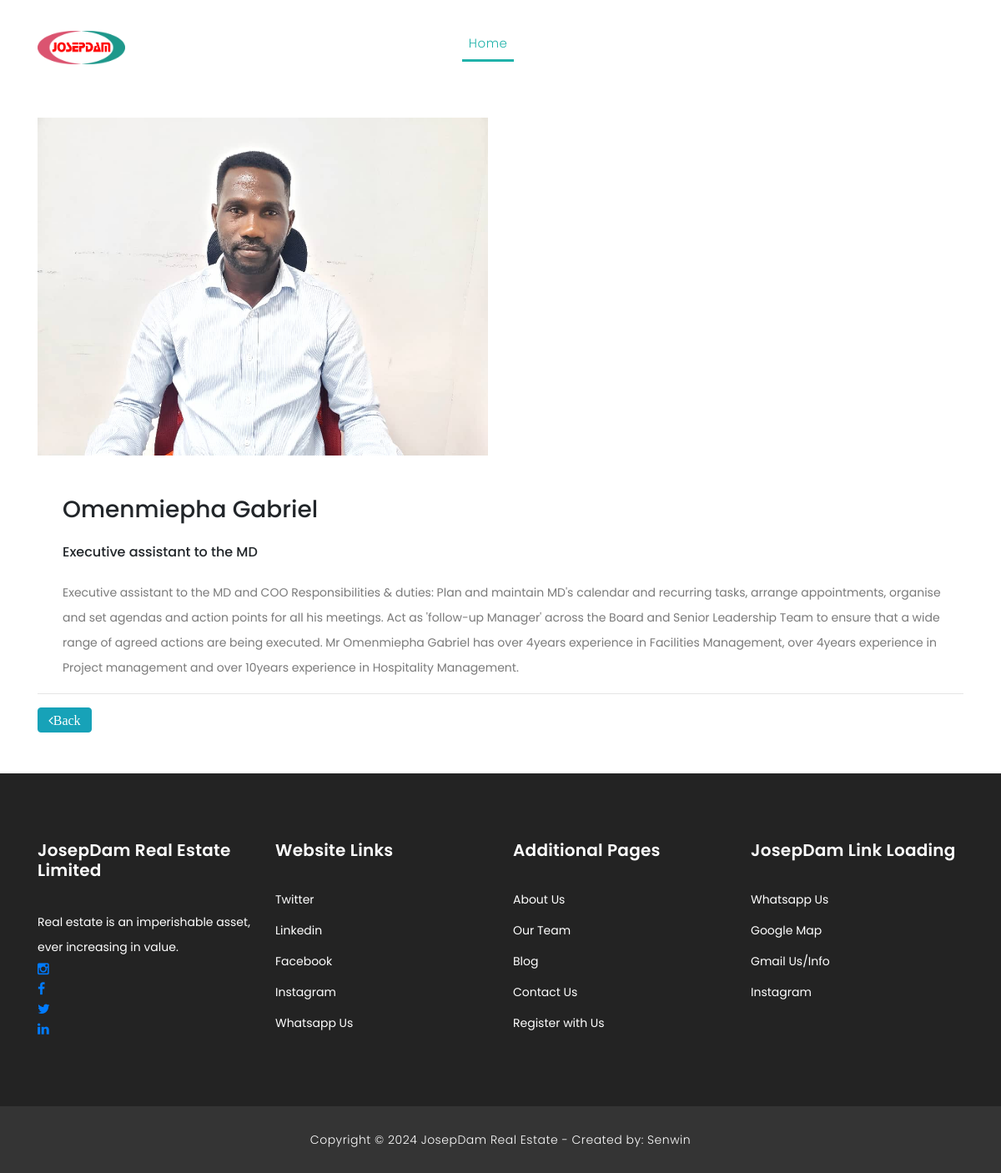
The page /article_team/1/ on the database as committed earlier.
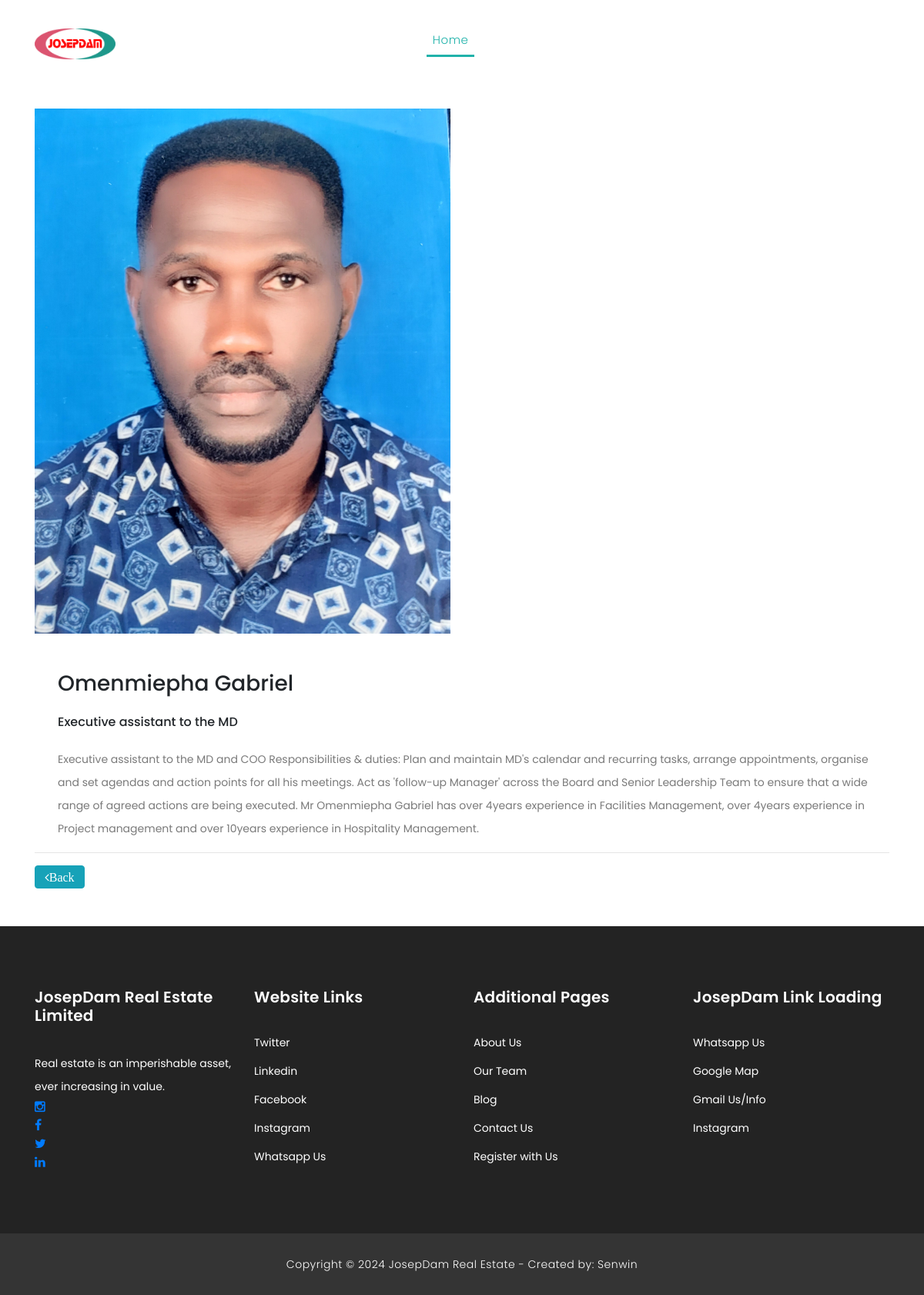
The same page on the database as committed later.
### josepdam/models.py (models this page shows, shortened)
class TeamsPost (models.Model):
    worker_name = models.CharField (max_length = 200, blank=True, null=True)
    worker_position = models.CharField (max_length = 200, blank=True, null=True)
    worker_description = models.TextField()
    worker_img = models.ImageField(upload_to='images')
    slug = models.SlugField (max_length=25)
    publish_date = models.DateTimeField (auto_now_add= True)
    author = models.ForeignKey(User, on_delete=models.CASCADE)
    class Meta:
        ordering =['-publish_date']

### josepdam/views.py (the view, shortened to what this page needs)
# urls.py: path('article_team/<int:pk>/', ArticleTeamDetailView.as_view(), name="detail-team"),
class ArticleTeamDetailView(DetailView):
    model = TeamsPost
    template_name = 'josep/article_team_detail.html'

### templates/josep/article_team_detail.html (shortened to what this page needs)
{% extends "base.html" %}
{% load static %}
{% block content%}
    <div class="page-headingdddddd header-text">
        <div class="container">
          <div class="row">
            <div class="col-md-12">
              <h1> <small><del></small> <sup>$</sup>{{ object.price }}</h1>
            </div>
          </div>
        </div>
      </div>
    <div class="services">
      <div class="container">
        <div class="row">
          <div class="col-md-6">
            <div>
              {% if object.worker_img %}
              <img src="{{ object.worker_img.url }}" alt="" class="img-fluid wc-image">
              {% endif %}
            </div> <br>
          </div>
        </div> <br>
        <div class="tabs-content" style="display: block;">
          <h3>{{ object.worker_name }}</h3><br>
          <h6>{{ object.worker_position }}</h6><br>
          <p>{{ object.worker_description|truncatechars:9000 }}</p>
        </div> <hr>
        <span>
           <a href="{% url 'team' %}" class="btn btn-info"><i class="fa fa-angle-left">Back</i></a>
        </span>
          <div class="col-lg-3">
          </div>
        </div>
        <br>
        <br>
      </div>
{% endblock %}

### templates/base.html (shortened to what this page needs)
{% load static %}
<html lang="en">
  <head>
    <link href="{% static 'vendor/bootstrap/css/bootstrap.min.css' %}" rel="stylesheet">
    <link rel="stylesheet" href="{% static 'assets/css/fontawesome.css' %}">
    <link rel="stylesheet" href="{% static 'assets/css/style.css' %}">
    <link rel="stylesheet" href="{% static 'assets/css/owl.css' %}">
  </head>
  <body>
    <header class="">
      <nav class="navbar navbar-expand-lg">
        <div class="container">
          <a class="navbar-brand" href="{% url 'home'%}"><img src="{% static 'assets/images/LOGO.png' %}" width="105" height="40"/></a>
          <div class="collapse navbar-collapse" id="navbarResponsive">
            <ul class="navbar-nav ml-auto">
              <li class="nav-item active">
                <a class="nav-link" href="{% url 'home'%}">Home
                </a>
              </li>
              <li class="nav-item dropdown">
                <a class="dropdown-toggle nav-link" data-toggle="dropdown" href="#" role="button" aria-haspopup="true" aria-expanded="false">About</a>
              </li>
              <li class="nav-item dropdown">
                <a class="dropdown-toggle nav-link" data-toggle="dropdown" href="#" role="button" aria-haspopup="true" aria-expanded="false">Team</a>
              </li>
              <li clas  s="nav-item">
                <a class="nav-link" href="{% url 'contact' %}">Contact Us</a>
              </li>
              <li class="nav-item dropdown">
                <a class="dropdown-toggle nav-link" data-toggle="dropdown" href="#" role="button" aria-haspopup="true" aria-expanded="false">Blog</a>
              </li>
              <li class="nav-item dropdown">
                <a class="dropdown-toggle nav-link" data-toggle="dropdown" href="#" role="button" aria-haspopup="true" aria-expanded="false">Register</a>
            </li>
            </ul>
          </div>
        </div>
      </nav>
    </header>
    {% block content %}
    {% endblock %}
    <footer>
        <div class="container">
          <div class="row">
            <div class="col-md-3 footer-item">
              <a href=" "><h4>JosepDam Real Estate Limited</h4></a>
              <p>Real estate is an imperishable asset, ever increasing in value.</p>
              <ul class="social--icons">
                <li><a rel="nofollow" href="https://accountscenter.instagram.com/profiles/" target="_blank"><i class="fa fa-instagram"></i></a></li>
                <li><a href="https://www.facebook.com/profile.php?id=61557607804689"><i class="fa fa-facebook"></i></a></li>
                <li><a href="https://twitter.com/Josepdamreal"><i class="fa fa-twitter"></i></a></li>
                <li><a href="https://www.linkedin.com/in/josepdam-real-estate-801810300/"><i class="fa fa-linkedin"></i></a></li>
              </ul>
            </div>
            <div class="col-md-3 footer-item">
              <a href=" "><h4>Website Links</h4><a/>
              <ul class="menu-list">
                <li><a href="https://twitter.com/Josepdamreal">Twitter</a></li>
                <li><a href="https://www.linkedin.com/in/josepdam-real-estate-801810300/">Linkedin</a></li>
                <li><a href="https://www.facebook.com/profile.php?id=61557607804689">Facebook</a></li>
                <li><a href="https://accountscenter.instagram.com/profiles/">Instagram</a></li>
                <li><a href="https://wa.me/+2348106941149?text=Hi JosepDam ?">Whatsapp Us</a></li>
              </ul>
            </div>
            <div class="col-md-3 footer-item">
              <a href="{% url 'signup' %}"><h4>Additional Pages</h4></a>
              <ul class="menu-list">
                <li><a href="{% url 'about' %}">About Us</a></li>
                <li><a href="{% url 'team' %}">Our Team</a></li>
                <li><a href="{% url 'blog' %}">Blog</a></li>
                <li><a href="{% url 'contact' %}">Contact Us</a></li>
                <li><a href="{% url 'signup' %}">Register with Us</a></li>
              </ul>
            </div>
            <div class="col-md-3 footer-item last-item">
                <a href=" "><h4>JosepDam Link Loading</h4><a/>
                <ul class="menu-list">
                  <li><a href="https://wa.me/+2348106941149?text=Hi JosepDam ?">Whatsapp Us</a></li>
                  <li><a href="https://maps.app.goo.gl/uNNsbrMFuA9V3HN36">Google Map</a></li>
                  <li><a href="mailto:info@josepdam.com">Gmail Us/Info  </a></li>
                  <li><a href="https://accountscenter.instagram.com/profiles/">Instagram</a></li>
                </ul>
            </div>
          </div>
        </div>
      </footer>
      <div class="sub-footer">
        <div class="container">
          <div class="row">
            <div class="col-md-12">
              <p>
                  Copyright © 2024 JosepDam Real Estate
                  - Created by: <a href="https://udsen.pythonanywhere.com/">Senwin</a>
              </p>
            </div>
          </div>
        </div>
      </div>
    </body>
  </html>

### static/assets/css/style.css (style rules this page uses)
body { font-family: 'Poppins', sans-serif; overflow-x: hidden; text-rendering: optimizeLegibility; -webkit-font-smoothing: antialiased; -moz-osx-font-smoothing: grayscale; }
p { margin-bottom: 0px; font-size: 14px; color: #666666; line-height: 30px; }
a { text-decoration: none!important; }
ul { padding: 0; margin: 0; list-style: none; }
h1,h2,h3,h4,h5,h6 { margin: 0px; }
header { position: absolute; z-index: 99999; width: 100%; background-color: transparent!important; height: 80px; -webkit-transition: all 0.3s ease-in-out 0s; -moz-transition: all 0.3s ease-in-out 0s; -o-transition: all 0.3s ease-in-out 0s; transition: all 0.3s ease-in-out 0s; }
header .navbar { padding: 20px 0px; }
.navbar .navbar-brand { float: left; margin-top: 12px; outline: none; }
#navbarResponsive { z-index: 999; }
.navbar-collapse { text-align: center; }
.navbar .navbar-nav .nav-item { margin: 0px 15px; }
.navbar .navbar-nav a.nav-link { text-transform: capitalize; font-size: 15px; font-weight: 300; letter-spacing: 0.5px; color: #fff; transition: all 0.5s; margin-top: 5px; }
.navbar .navbar-nav .nav-link:hover, .navbar .navbar-nav .active>.nav-link, .navbar .navbar-nav .nav-link.active, .navbar .navbar-nav .nav-link.show, .navbar .navbar-nav .show>.nav-link { color: #20b2aa; border-bottom: 3px solid #20b2aa; }
*, *:before, *:after { -webkit-box-sizing: border-box; box-sizing: border-box; -webkit-font-smoothing: antialiased; -moz-osx-font-smoothing: grayscale; }
.services { margin-top: 140px; }
footer { background-color: #232323; padding: 80px 0px; color: #fff; }
footer h4 { color: #fff; font-size: 20px; font-weight: 600; letter-spacing: 0.25px; margin-bottom: 35px; }
footer p { color: #fff; }
footer ul.menu-list li { margin-bottom: 13px; }
footer ul.menu-list li:last-child { margin-bottom: 0px; }
footer ul.menu-list li a { font-size: 14px; color: #fff; transition: all 0.3s; }
.sub-footer { background-color: #343434; text-align: center; padding: 25px 0px; }
.sub-footer p { color: #fff; font-weight: 300; letter-spacing: 0.5px; }
.sub-footer a { color: #fff; }
.tabs-content { margin-left: 30px; text-align: left; display: inline-block; transition: all 0.3s; }
.tabs-content p { font-size: 14px; color: #7a7a7a; margin-bottom: 0px; }

Rows that differ between the two databases and show on the page:
changed TeamsPost "Omenmiepha Gabriel": worker_img: a different picture
